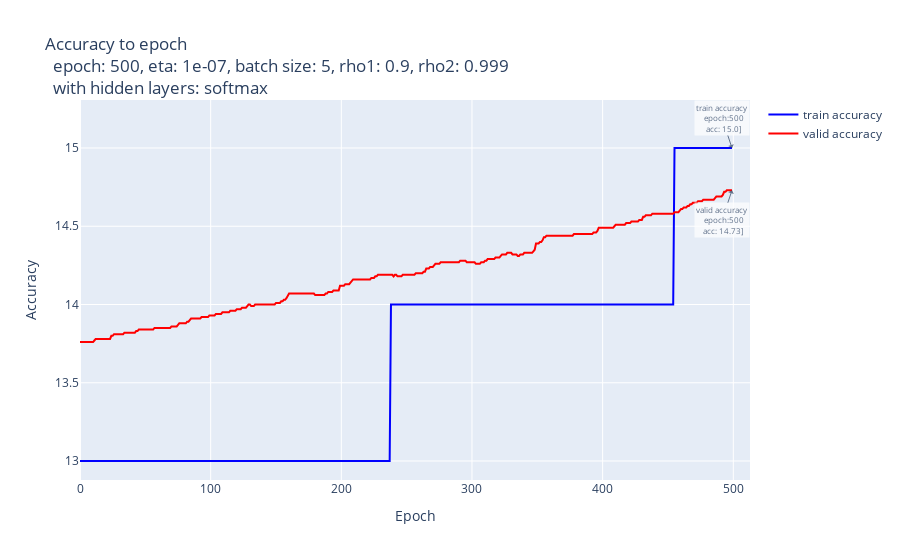

This figure's notebook cell:
### Code cell
# graph of accuracys
fig = util.draw_accuracys_with_validation(
    ls_accuracy_train, ls_accuracy_valid, hidden_layers, hyperparams
)
fig.show()

### Figure 1 — Plotly figure (JSON) as saved in the notebook; plotly's stock layout.template omitted (floating-point values rounded to 4 significant figures; data arrays with more than 128 entries replaced by an {"elided": "..."} marker saying what was removed)
{"data": [{"line": {"color": "blue", "width": 2}, "mode": "lines", "name": "train accuracy", "type": "scatter", "x": {"elided": "500 int values"}, "y": {"elided": "500 float values"}}, {"line": {"color": "red", "width": 2}, "mode": "lines", "name": "valid accuracy", "type": "scatter", "x": {"elided": "500 int values"}, "y": {"elided": "500 float values"}}], "layout": {"annotations": [{"align": "center", "arrowhead": 1, "bgcolor": "#ffffff", "font": {"size": 8}, "opacity": 0.7, "showarrow": true, "text": "train accuracy<br>  epoch:500<br>  acc: 15.0]", "x": 499, "xref": "x", "y": 15, "yref": "y"}, {"align": "center", "arrowhead": 1, "ay": 30, "bgcolor": "#ffffff", "font": {"size": 8}, "opacity": 0.7, "showarrow": true, "text": "valid accuracy<br>  epoch:500<br>  acc: 14.73]", "x": 499, "xref": "x", "y": 14.73, "yref": "y"}], "hovermode": "x unified", "title": {"text": "Accuracy to epoch <br>  epoch: 500, eta: 1e-07, batch size: 5, rho1: 0.9, rho2: 0.999 <br>  with hidden layers: softmax"}, "xaxis": {"title": {"text": "Epoch"}}, "yaxis": {"title": {"text": "Accuracy"}}}}
